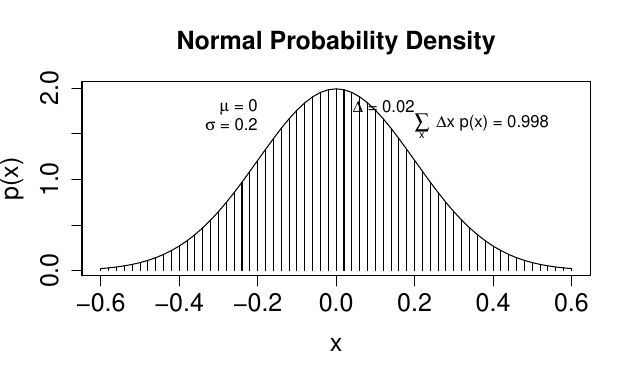

Write R code to recreate this figure.
# Graph of normal probability density function, with comb interval
meanval = 0.0               # Specify mean of distribution
sdval   = 0.2               # Specify standard deviation of distribution
xlow    = meanval - 3*sdval # Specify low end of x-axis
xhigh   = meanval + 3*sdval # Specify high end of x-axis
dx = 0.02                   # Specify interval width on x-axis
# Specify comb points along the x-axis
x = seq(from = xlow, to = xhigh, by = dx)
# Compute y values, i.e., probability density at each value of x:
y = (1/(sdval*sqrt(2*pi))) * exp( -.5 * ((x-meanval)/sdval)^2)
# Plot the function. "plot" draws the intervals. "lines" draws the bell curve.
plot(x, y, type = 'h', lwd = 1, cex.axis = 1.5,
     xlab = "x", ylab = "p(x)", cex.lab = 1.5,
     main = "Normal Probability Density", cex.main=1.5)
lines(x,y)
# Approximate the integral as the sum of width * height for each interval.
area = sum(dx*y)
# Display info in the graph
text(-sdval, 0.9*max(y), bquote(paste(mu , " = ", .(meanval))), adj = c(1,.5))
text(-sdval, 0.8*max(y), bquote(paste(sigma, " = ", .(sdval))), adj = c(1,.5))
text(sdval, 0.9*max(y), bquote(paste(Delta, " = ", .(dx))), adj = c(1,.5))
text( sdval , .8*max(y) ,
      bquote(
        paste( sum(,x,) , " " , Delta , "x p(x) = " , .(signif(area,3)) )
        ) , adj=c(0,.5) )
# Save the plot to pdf file
dev.copy2pdf(file = "IntegralofDensity.pdf")
